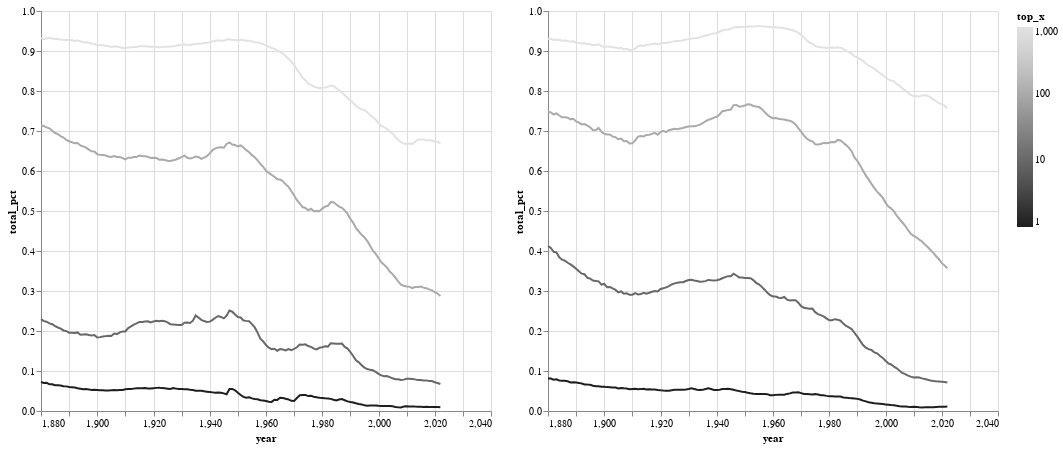

Notebook code cell kept with this figure:
### Code cell
data = backup.copy()
data_F = data[data['M/F'] == 'F']
data_M = data[data['M/F'] == 'M']

#function to calcualte top shares
def top_shares(df):
    results = []
    groups = df.groupby('year')
    for year, group in groups:
        group = group.sort_values(by='thisyear_rank')
        for x in [1, 10, 100, 1000]:
            top_x = group.head(x)
            total_pct = top_x['thisyear_pct'].sum()
            results.append({'year': year, 'top_x': x, 'total_pct': total_pct})
    return pd.DataFrame(results)

#calculate top shared for male/female
data_F = top_shares(data_F)
data_M = top_shares(data_M)

#create Altair charts for top shares
chart_F = alt.Chart(data_F).mark_line().encode(
    x='year',
    y='total_pct',
    tooltip=['year', 'top_x', 'total_pct'],
    color=alt.Color('top_x', scale=alt.Scale(scheme='greys', reverse=True, type='log'))
).properties(
    width=450,
    height=400
)
chart_M = alt.Chart(data_M).mark_line().encode(
    x='year',
    y='total_pct',
    tooltip=['year', 'top_x', 'total_pct'],
    color='top_x'
).properties(
    width=450,
    height=400
)

#display charts
chart_F | chart_M

### Figure 1 — Vega-Lite specification as saved in the notebook (floating-point values rounded to 4 significant figures; data arrays with more than 128 entries replaced by an {"elided": "..."} marker saying what was removed)
{"config": {"view": {"continuousWidth": 300, "continuousHeight": 300}}, "hconcat": [{"data": {"name": "data-d9aa39ee4bfe71cbdb83c5a92b1ac22e"}, "mark": {"type": "line"}, "encoding": {"color": {"field": "top_x", "scale": {"reverse": true, "scheme": "greys", "type": "log"}, "type": "quantitative"}, "tooltip": [{"field": "year", "type": "quantitative"}, {"field": "top_x", "type": "quantitative"}, {"field": "total_pct", "type": "quantitative"}], "x": {"field": "year", "type": "quantitative"}, "y": {"field": "total_pct", "type": "quantitative"}}, "height": 400, "width": 450}, {"data": {"name": "data-94d588ea2ee0604f28fd82ac5b58d07b"}, "mark": {"type": "line"}, "encoding": {"color": {"field": "top_x", "type": "quantitative"}, "tooltip": [{"field": "year", "type": "quantitative"}, {"field": "top_x", "type": "quantitative"}, {"field": "total_pct", "type": "quantitative"}], "x": {"field": "year", "type": "quantitative"}, "y": {"field": "total_pct", "type": "quantitative"}}, "height": 400, "width": 450}], "$schema": "https://vega.github.io/schema/vega-lite/v5.16.3.json", "datasets": {"data-d9aa39ee4bfe71cbdb83c5a92b1ac22e": {"elided": "572 records"}, "data-94d588ea2ee0604f28fd82ac5b58d07b": {"elided": "572 records"}}}
